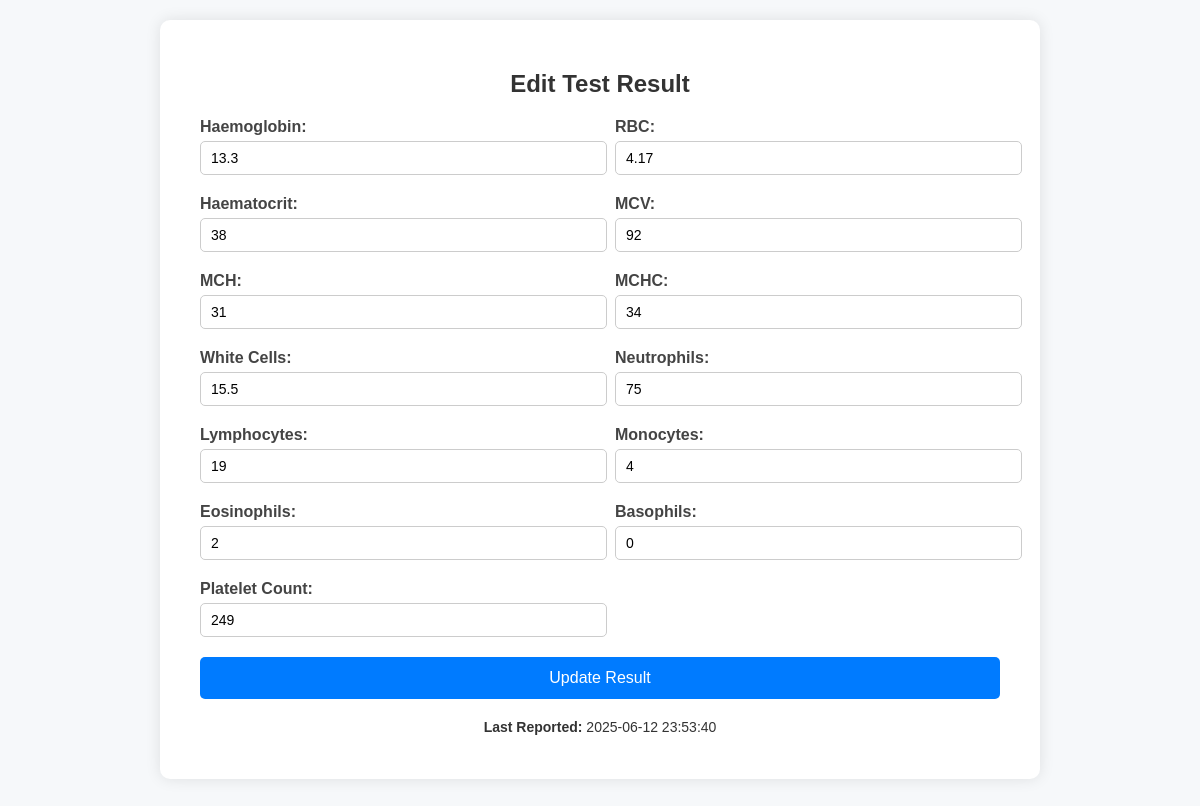
The page /cbc_profile_form.php?receipt_id=251 on the database its author committed.
### tables this page shows
CREATE TABLE `cbc_profile` (
  `id` int(11) NOT NULL,
  `receipt_id` int(11) NOT NULL,
  `haemoglobin` varchar(100) DEFAULT NULL,
  `rbc` varchar(100) DEFAULT NULL,
  `haematocrit` varchar(100) DEFAULT NULL,
  `mcv` varchar(100) DEFAULT NULL,
  `mch` varchar(100) DEFAULT NULL,
  `mchc` varchar(100) DEFAULT NULL,
  `white_cells` varchar(100) DEFAULT NULL,
  `neutrophils` varchar(100) DEFAULT NULL,
  `lymphocytes` varchar(100) DEFAULT NULL,
  `monocytes` varchar(100) DEFAULT NULL,
  `eosinophils` varchar(100) DEFAULT NULL,
  `basophils` varchar(100) DEFAULT NULL,
  `platelet_count` varchar(100) DEFAULT NULL,
  `reporting_datetime` datetime DEFAULT NULL
);

### cbc_profile_form.php (the view, shortened to what this page needs)
<?php
$conn = mysqli_connect("localhost", "root", "", "lab_system");
$edit_mode = false;
$receipt_id = isset($_GET['receipt_id']) ? intval($_GET['receipt_id']) : 0;
if ($receipt_id <= 0) {
    $error_message = "❌ Invalid or missing receipt ID.";
} else {
    $check_receipt_sql = "SELECT * FROM cbc_profile WHERE receipt_id = '$receipt_id'";
    $check_result = mysqli_query($conn, $check_receipt_sql);
    if (mysqli_num_rows($check_result) > 0) {
        $edit_mode = true;
        $existing_data = mysqli_fetch_assoc($check_result);
    }
}
?>
<!DOCTYPE html>
<html lang="en">
<head>
</head>
<body>
<div class="form-container" style="margin-bottom: 100px;">
    <h2><?= $edit_mode ? "Edit Test Result" : "Enter Test Result" ?></h2>
    <form method="post">
        <div>
            <label for="haemoglobin">Haemoglobin:</label>
            <input type="text" step="0.01" name="haemoglobin" value="<?= $existing_data['haemoglobin'] ?>" required>
        </div>
        <div>
            <label for="rbc">RBC:</label>
            <input type="text" step="0.01" name="rbc" value="<?= $existing_data['rbc'] ?>" required>
        </div>
        <div>
            <label for="haematocrit">Haematocrit:</label>
            <input type="text" step="0.01" name="haematocrit" value="<?= $existing_data['haematocrit'] ?>" required>
        </div>
        <div>
            <label for="mcv">MCV:</label>
            <input type="text" step="0.01" name="mcv" value="<?= $existing_data['mcv'] ?>" required>
        </div>
        <div>
            <label for="mch">MCH:</label>
            <input type="text" step="0.01" name="mch" value="<?= $existing_data['mch'] ?>" required>
        </div>
        <div>
            <label for="mchc">MCHC:</label>
            <input type="text" step="0.01" name="mchc" value="<?= $existing_data['mchc'] ?>" required>
        </div>
        <div>
            <label for="white_cells">White Cells:</label>
            <input type="text" step="0.01" name="white_cells" value="<?= $existing_data['white_cells'] ?>" required>
        </div>
        <div>
            <label for="neutrophils">Neutrophils:</label>
            <input type="text" step="0.01" name="neutrophils" value="<?= $existing_data['neutrophils'] ?>" required>
        </div>
        <div>
            <label for="lymphocytes">Lymphocytes:</label>
            <input type="text" step="0.01" name="lymphocytes" value="<?= $existing_data['lymphocytes'] ?>" required>
        </div>
        <div>
            <label for="monocytes">Monocytes:</label>
            <input type="text" step="0.01" name="monocytes" value="<?= $existing_data['monocytes'] ?>" required>
        </div>
        <div>
            <label for="eosinophils">Eosinophils:</label>
            <input type="text" step="0.01" name="eosinophils" value="<?= $existing_data['eosinophils'] ?>" required>
        </div>
        <div>
            <label for="basophils">Basophils:</label>
            <input type="text" step="0.01" name="basophils" value="<?= $existing_data['basophils'] ?>" required>
        </div>
        <div>
            <label for="platelet_count">Platelet Count:</label>
            <input type="text" step="0.01" name="platelet_count" value="<?= $existing_data['platelet_count'] ?>" required>
        </div>
        <button type="submit"><?= $edit_mode ? "Update Result" : "Submit Result" ?></button>
    </form>
	<?php if (!empty($existing_data['reporting_datetime'])): ?>
            <div class="reporting-info">
                <p><strong>Last Reported:</strong> <?= $existing_data['reporting_datetime'] ?></p>
            </div>
        <?php endif; ?>
</div>
</body>
</html>

### cbc_profile_form.php (style rules this page uses)
body { font-family: Arial, sans-serif; background-color: #f6f8fa; margin: 0; padding: 20px; }
h2 { text-align: center; color: #333; }
.form-container { max-width: 800px; margin: auto; background-color: #fff; padding: 30px 40px; border-radius: 10px; box-shadow: 0 0 15px rgba(0,0,0,0.1); }
form { display: grid; grid-template-columns: 1fr 1fr; gap: 20px 30px; }
label { display: block; margin-bottom: 5px; font-weight: bold; color: #444; }
input[type="number"], input[type="text"] { width: 100%; padding: 8px 10px; border: 1px solid #ccc; border-radius: 5px; font-size: 14px; transition: border 0.3s ease; }
button[type="submit"] { grid-column: span 2; background-color: #007bff; color: #fff; padding: 12px; font-size: 16px; border: none; border-radius: 5px; cursor: pointer; transition: background-color 0.3s ease; }
.reporting-info { margin-top: 20px; font-size: 14px; color: #333; text-align: center; }

### rows shown on the page
cbc_profile: haemoglobin "13.3", rbc "4.17", haematocrit "38", mcv "92", mch "31", mchc "34", white_cells "15.5", neutrophils "75", lymphocytes "19", monocytes "4", eosinophils "2", basophils "0", platelet_count "249", reporting_datetime "2025-06-12 23:53:40"
